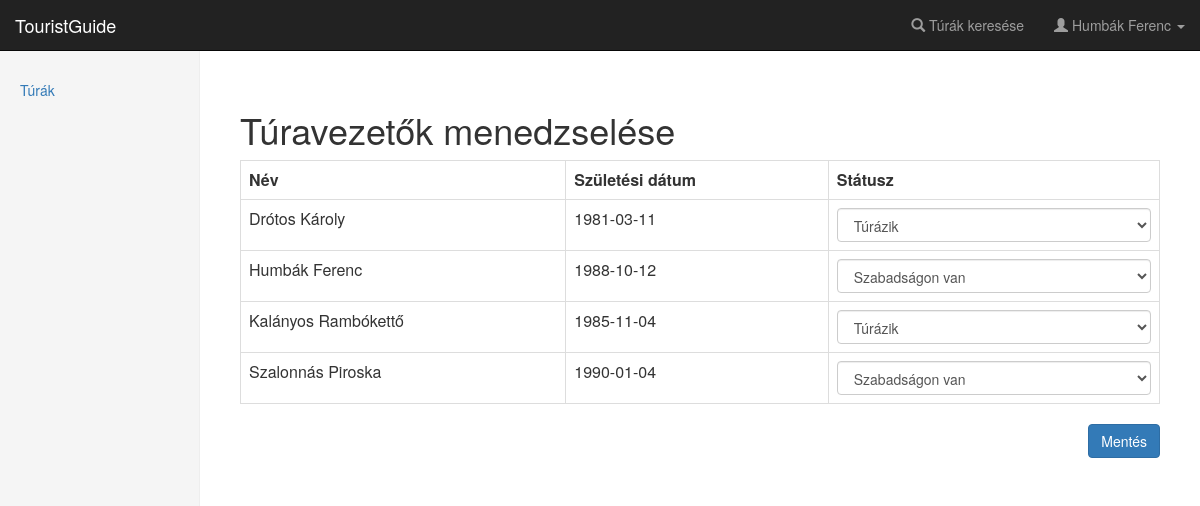
/tour_guide_edit (signed in), run on the app's committed database.
### app/db/models.py (models this page shows, shortened)
class User(UserMixin, database.Model):
    __tablename__ = 'users'
    id = database.Column(database.Integer, primary_key=True)
    username = database.Column(database.String(64), unique=True, index=True)
    password = database.Column(database.String(40), nullable=False)
    fullname = database.Column(database.String(64), nullable=False)
    avatar_src = database.Column(database.String(100))
    birth = database.Column(database.Date)
    experience_id = database.Column(
        database.Integer, database.ForeignKey('experiences.id'))
    experience = database.relationship(
        'Experience', backref=database.backref('users', lazy='dynamic')
    )
    account_type_id = database.Column(
        database.Integer, database.ForeignKey('roles.id')
    )
    account_type = database.relationship(
        'Role', backref=database.backref('users', lazy='dynamic')
    )
    email = database.Column(database.String(100), nullable=False)
    phone = database.Column(database.String(11))
    allowance = database.Column(database.Integer)
    numoftours = database.Column(database.Integer)
    status = database.Column(database.Integer)

### app/admin/views.py (the view)
@admin.route('/tour_guide_edit', methods=('GET', 'POST'))
@login_required
def tour_leaders_edit():
    tour_guides = UserDAO.get_user_by_role_id(4)
    edit_tour_guides_form = EditTourGuidesForm()
    if edit_tour_guides_form.validate_on_submit():
        for tour_guide in tour_guides:
            status = int(request.form[str(tour_guide.id)])
            if status != tour_guide.status:
                UserDAO.update_status(tour_guide.id, status)
    return render_template('tourguide-edit.html',
                           edit_tour_guides_form=edit_tour_guides_form,
                           tour_guides=tour_guides,
                           sidebar_items=sidebar_items)

### app/admin/forms.py (shortened to what this page needs)
class EditTourGuidesForm(Form):
    submit = SubmitField(u'Mentés')

### app/db/models.py (called while the page is built)
@loginmanager.user_loader
def load_user(user_id):
    return User.query.get(int(user_id))

### app/db/usermanager.py (called while the page is built)
    @staticmethod
    def get_user_by_role_id(role_id):
        return User.query.filter_by(
            account_type_id=role_id
        ).order_by(User.fullname).all()

### app/templates/tourguide-edit.html (shortened to what this page needs)
{% extends "base.html" %}
{% set active_page = "edit_tour" %}
{% block page_content %}
<h1>Túravezetők menedzselése</h1>
{% if tour_guides %}
<form action="" class="form" method="post" role="form" enctype="multipart/form-data">
    {% import "bootstrap/wtf.html" as wtf %}
    <table class="table table-bordered table-hover">
        <tr>
            <th>Név</th>
            <th>Születési dátum</th>
            <th>Státusz</th>
        </tr>
        {% for tour_guide in tour_guides %}
        <tr>
            <td>{{ tour_guide.fullname }}</td>
            <td>{{ tour_guide.birth }}</td>
            <td>
                <select class="form-control" id="{{ tour_guide.id }}"
                        name="{{ tour_guide.id }}">
                    <option value="2" {{
                    ' selected' if tour_guide.status == 2 }}>Túrázik
                    </option>
                    <option value="3" {{
                    ' selected' if tour_guide.status == 3 }}>Szabadságon van
                    </option>
                </select>
            </td>
        </tr>
        {% endfor %}
    </table>
    <div class="form-group">
        {{ edit_tour_guides_form.submit(class="btn btn-primary", style="float:right;") }}
    </div>
</form>
{% endif %}
{% endblock page_content %}

### app/templates/navbar.html (shortened to what this page needs)
<nav class="navbar navbar-inverse navbar-fixed-top">
  <div class="container-fluid">
    <div class="navbar-header">
      <a class="navbar-brand" href="/">TouristGuide</a>
    </div>
    <div id="navbar" class="navbar-collapse collapse">
      <ul class="nav navbar-nav navbar-right">
        <li><a href="{{ url_for('tours.search_tours') }}"><span class="glyphicon glyphicon-search" aria-hidden="true"></span>
          Túrák keresése</a></li>
        {% if current_user.is_authenticated %}
        <li class="dropdown">
          <a href="#" class="dropdown-toggle" data-toggle="dropdown" role="button" aria-haspopup="true" aria-expanded="false">
            <span class="glyphicon glyphicon-user" aria-hidden="true"></span>
            {{ current_user.fullname }}
            <span class="caret"></span>
          </a>
        </li>
        {% else %}
        <li><a href="{{ url_for('users.register') }}"><span class="glyphicon glyphicon-edit" aria-hidden="true"></span>
          Regisztráció</a></li>
        <li><a href="{{ url_for('users.login') }}"><span class="glyphicon glyphicon-log-in" aria-hidden="true"></span>
          Bejelentkezés</a></li>
        {% endif %}
      </ul>
    </div>
  </div>
</nav>

### app/static/css/main.css (style rules this page uses)
body { padding-top: 50px; }

### data on the page
User: fullname "Humbák Ferenc", birth "1988-10-12", id "Szabadságon van"
User: fullname "Drótos Károly", birth "1981-03-11", id "Túrázik"
User: fullname "Kalányos Rambókettő", birth "1985-11-04", id "Túrázik"
User: fullname "Szalonnás Piroska", birth "1990-01-04", id "Szabadságon van"

### other printed values
{{ caption|e }} "Túrák"
